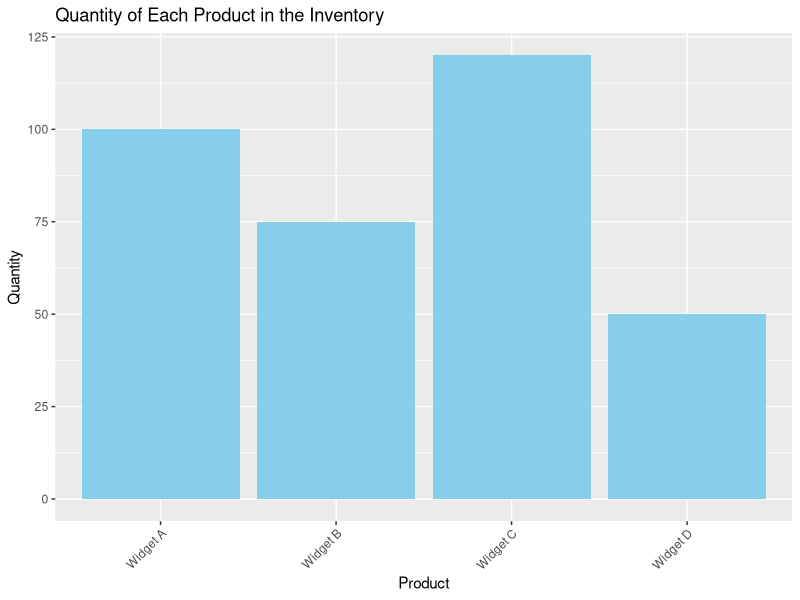
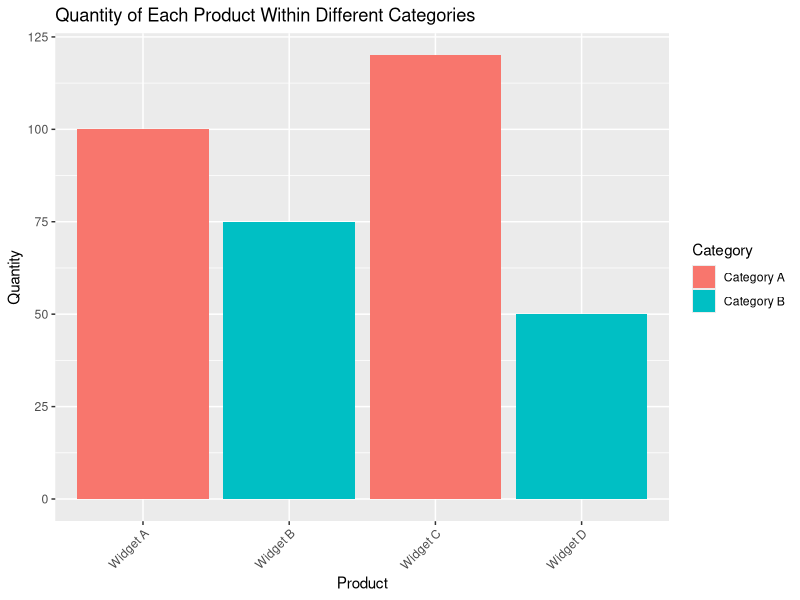

These figures' R source, in order: (Note: this script raises an error after producing the figures.)
# Assuming you have a data frame named 'inventory_data' with columns 'Product', 'Quantity', and 'Price'
inventory_data <- data.frame(
  Product = c("Widget A", "Widget B", "Widget C", "Widget D"),
  Quantity = c(100, 75, 120, 50),
  Price = c(10.00, 15.00, 8.50, 20.00)
)

# Install and load necessary library (if not installed)
# install.packages("ggplot2")
library(ggplot2)

# Bar chart to visualize the quantity of each product
bar_chart_quantity <- ggplot(inventory_data, aes(x = Product, y = Quantity)) +
  geom_bar(stat = "identity", fill = "skyblue") +
  labs(title = "Quantity of Each Product in the Inventory",
       x = "Product", y = "Quantity") +
  theme(axis.text.x = element_text(angle = 45, hjust = 1))  # Rotate x-axis labels for better readability

# Display the chart
print(bar_chart_quantity)
# Assuming you have a data frame named 'inventory_data' with columns 'Product', 'Quantity', and 'Price'
inventory_data <- data.frame(
  Product = c("Widget A", "Widget B", "Widget C", "Widget D"),
  Quantity = c(100, 75, 120, 50),
  Price = c(10.00, 15.00, 8.50, 20.00)
)

# Assuming you have another column 'Category' specifying the category of each product
inventory_data$Category <- c("Category A", "Category B", "Category A", "Category B")

# Install and load necessary library (if not installed)
# install.packages("ggplot2")
library(ggplot2)

# Stacked bar chart to show quantity of each product within different categories
stacked_bar_chart <- ggplot(inventory_data, aes(x = Product, y = Quantity, fill = Category)) +
  geom_bar(stat = "identity") +
  labs(title = "Quantity of Each Product Within Different Categories",
       x = "Product", y = "Quantity", fill = "Category") +
  theme(axis.text.x = element_text(angle = 45, hjust = 1))  # Rotate x-axis labels for better readability

# Display the chart
print(stacked_bar_chart)
# Assuming you have a data frame named 'inventory_data' with columns 'Product', 'Quantity', and 'Price'
inventory_data <- data.frame(
  Product = c("Widget A", "Widget B", "Widget C", "Widget D"),
  Quantity = c(100, 75, 120, 50),
  Price = c(10.00, 15.00, 8.50, 20.00)
)

# Table to show inventory data for each product
inventory_table <- knitr::kable(inventory_data, format = "html", caption = "Inventory Data for Each Product") %>%
  kableExtra::kable_styling("striped", full_width = FALSE)

# Display the table
print(inventory_table)
